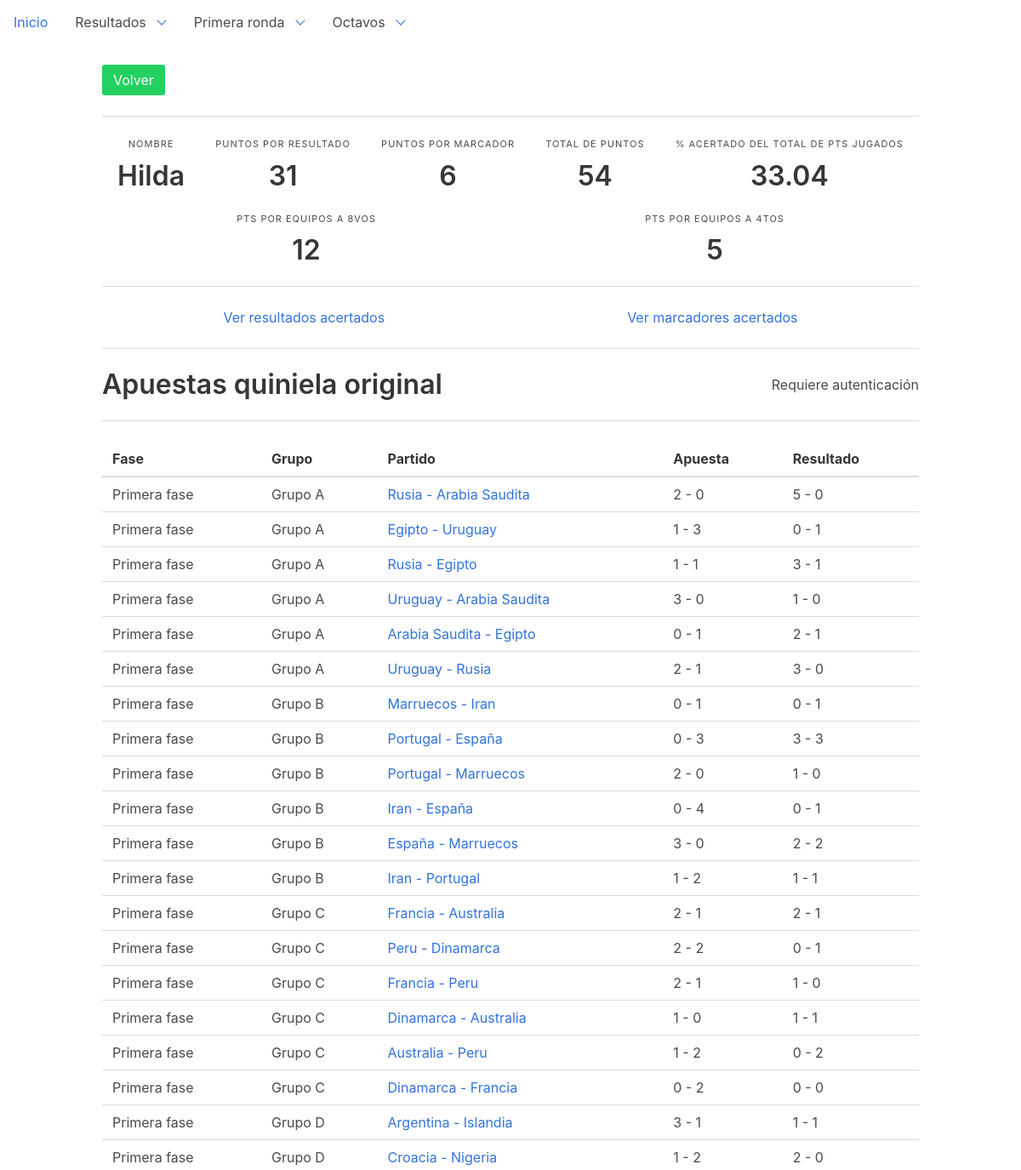
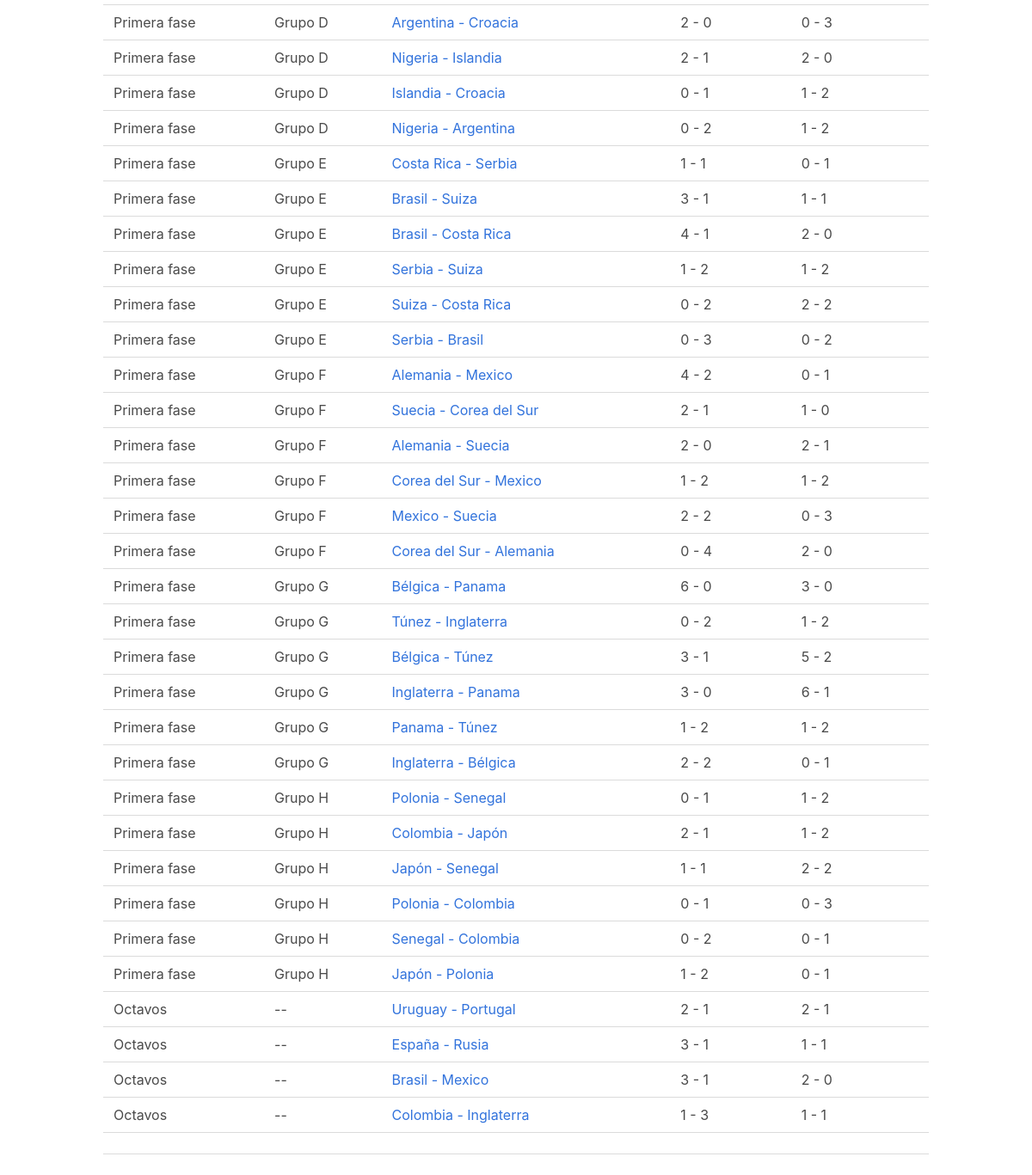
Before: /dashboard/gamblers/13 with the older database file (2 pictures, top to bottom).
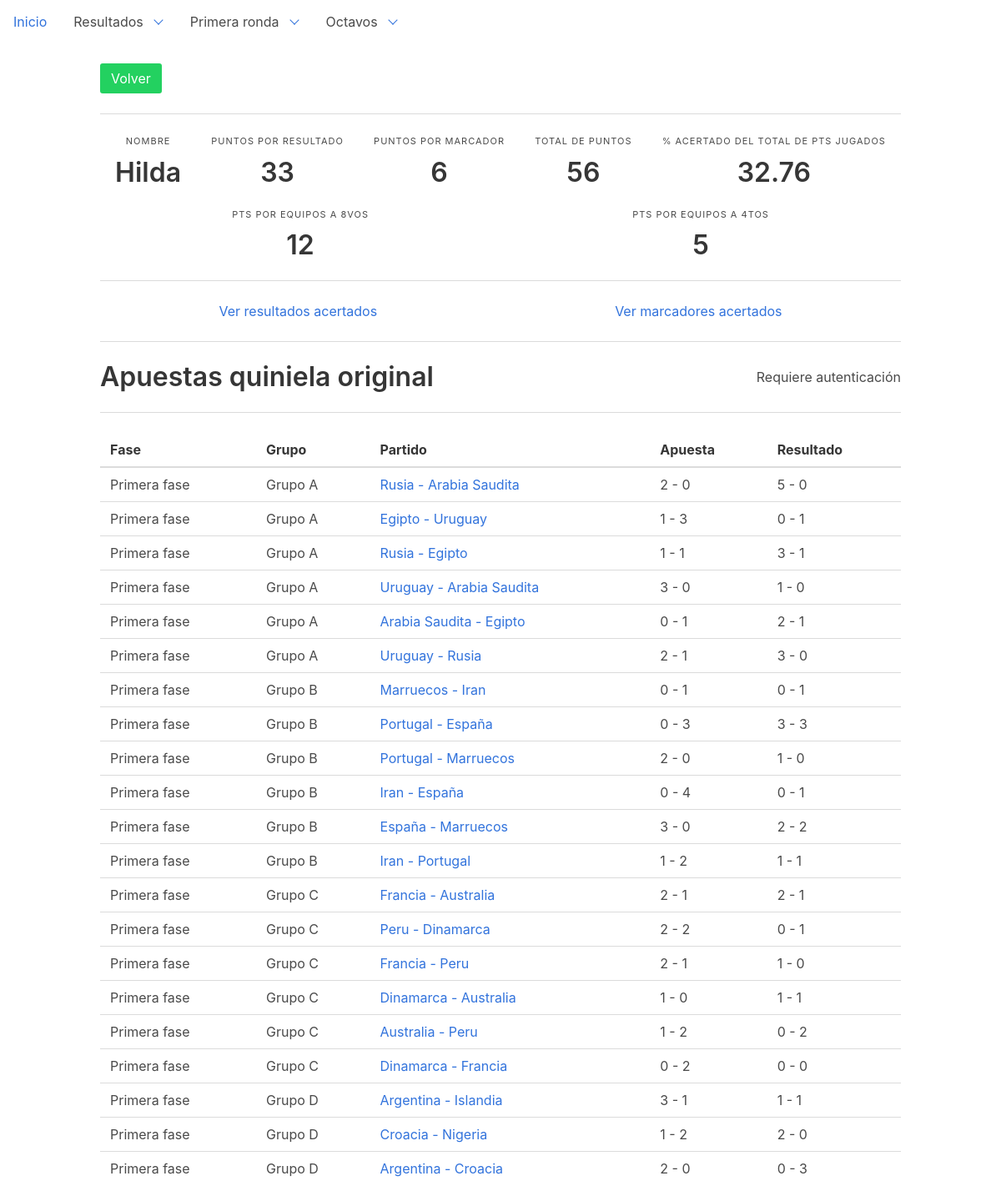
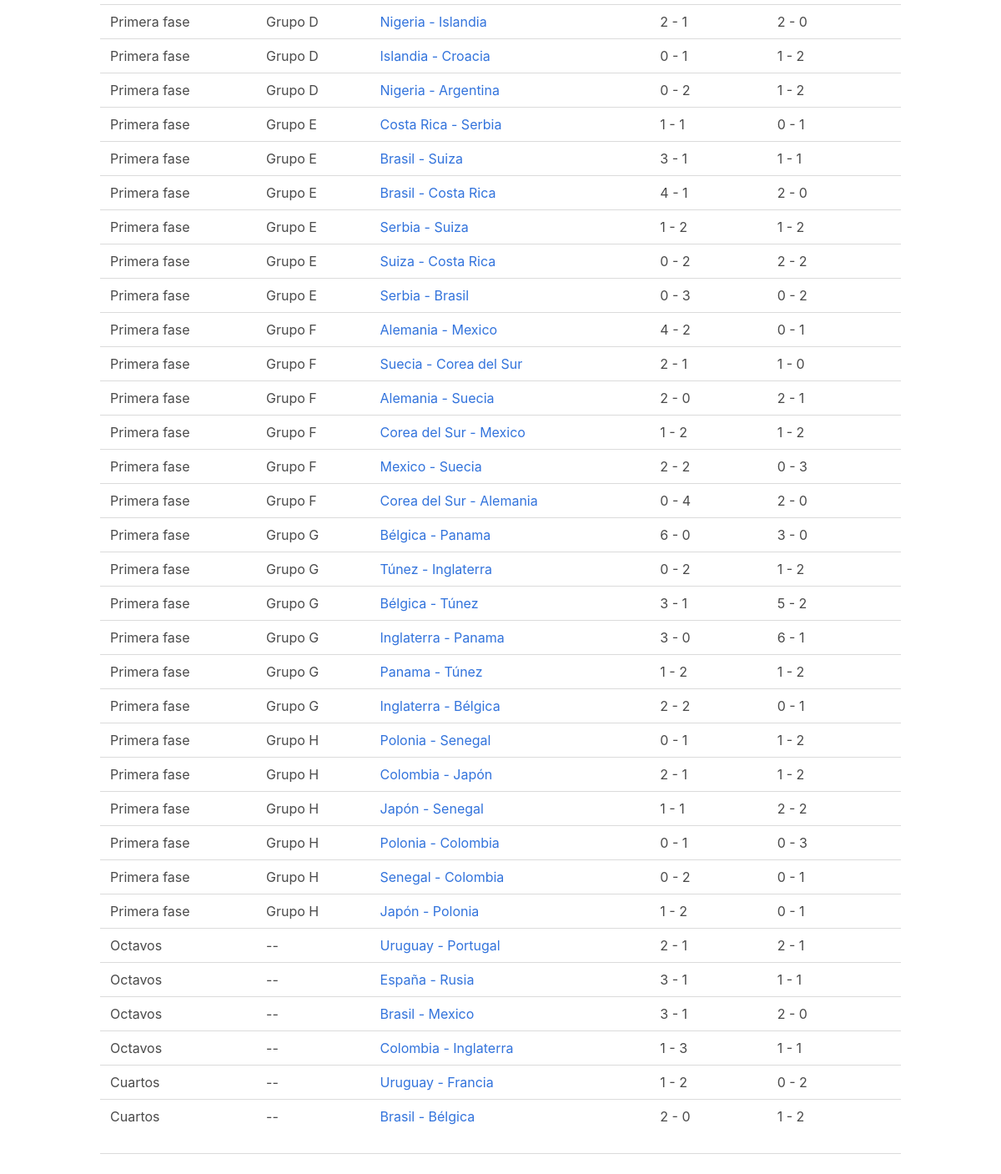
After: the same page with the newer database file (2 pictures, top to bottom).
### dashboard/models.py (models this page shows, shortened)
class Gambler(models.Model):
    name = models.CharField(max_length=48)
    points_result = models.IntegerField(default=0)
    points_score = models.IntegerField(default=0)
    points_result2 = models.IntegerField(default=0)
    points_score2 = models.IntegerField(default=0)
    points_8vo = models.IntegerField(default=0)
    points_4vo = models.IntegerField(default=0)
    points_semi = models.IntegerField(default=0)
    points_3er = models.IntegerField(default=0)
    points_final = models.IntegerField(default=0)
    points_4vo2 = models.IntegerField(default=0)
    points_semi2 = models.IntegerField(default=0)
    points_3er2 = models.IntegerField(default=0)
    points_final2 = models.IntegerField(default=0)
    def __str__(self):
        return self.name

class Bet(models.Model):
    source = models.ForeignKey('Gambler', on_delete=models.DO_NOTHING, verbose_name='Fuente')
    match = models.ForeignKey('Match', on_delete=models.DO_NOTHING, verbose_name='Partido de referencia')
    team1 = models.ForeignKey('Team', on_delete=models.DO_NOTHING, related_name='bteam1', default="2",
                              verbose_name='Equipo 1')
    team2 = models.ForeignKey('Team', on_delete=models.DO_NOTHING, related_name='bteam2', default="2",
                              verbose_name='Equipo 2')
    goals_team1 = models.IntegerField(default=0, verbose_name='Goles equipo 1')
    goals_team2 = models.IntegerField(default=0, verbose_name='Goles equipo 2')
    type = models.CharField(default="Original", max_length=32, null=True)
    checked = models.BooleanField(default=False)
    class Meta:
        ordering = ["source"]
        unique_together = (("source", "match", "type"),)
    def __str__(self):
        return self.source.name + ": " + self.team1.name + " - " + self.team2.name

class Match(models.Model):
    STAGE_CHOICES = (
        ('1', 'Primera fase'),
        ('2', 'Octavos'),
        ('3', 'Cuartos'),
        ('4', 'Semifinales'),
        ('5', 'Tercer lugar'),
        ('6', 'Finales'),
    )
    team1 = models.ForeignKey('Team', on_delete=models.DO_NOTHING, related_name='team1')
    team2 = models.ForeignKey('Team', on_delete=models.DO_NOTHING, related_name='team2')
    game_date = models.DateTimeField(null=True)
    stage = models.CharField(choices=STAGE_CHOICES, max_length=1, default='1')

class Team(models.Model):
    GROUP_CHOICES = (
        ('A', 'Grupo A'),
        ('B', 'Grupo B'),
        ('C', 'Grupo C'),
        ('D', 'Grupo D'),
        ('E', 'Grupo E'),
        ('F', 'Grupo F'),
        ('G', 'Grupo G'),
        ('H', 'Grupo H'),
    )
    group = models.CharField(choices=GROUP_CHOICES, max_length=1, null=True, default='A')
    name = models.CharField(max_length=32)
    code = models.CharField(max_length=32)
    cups = models.IntegerField(default=0)
    finals = models.IntegerField(default=0)
    semifinals = models.IntegerField(default=0)
    class Meta:
        ordering = ["name"]
    def __str__(self):
        return self.name

### dashboard/views.py (the view)
# urls.py: url(r'^gamblers/(?P<pk>\d+)$', views.GamblerDetailView.as_view(), name='gambler-detail'),
class GamblerDetailView(DetailView):
    model = Gambler

### dashboard/templatetags/custom_tags.py (called while the page is built)
@register.filter()
def total_points(value, arg):
    gambler = Gambler.objects.get(name=arg)
    points = gambler.points_semi + gambler.points_score + gambler.points_final + gambler.points_8vo+gambler.points_4vo + gambler.points_3er + gambler.points_result
    return str(points)

@register.filter()
def total_percentage(value, arg):
    gambler = Gambler.objects.get(name=arg)
    oficial_g = Gambler.objects.get(name="Oficial")
    bets = Bet.objects.filter(source=oficial_g)
    total_points_matches = len(bets) * 2
    points = 0
    for bet in bets:
        try:
            b = Bet.objects.get(match=bet.match, source=gambler, type="Original")
            if bet.goals_team1 == b.goals_team1 and bet.goals_team2 == b.goals_team2:
                points += 1
            if result_match(bet.source.name, bet.match,"") == result_match(b.source.name, b.match, b.type):
                points += 1
        except Bet.DoesNotExist:
            print(gambler)
            print(str(bet) + " Sin partido")
    return "{0:.2f}".format((points * 100)/total_points_matches)

@register.filter()
def result(value, arg):
    try:
        bet = Bet.objects.get(match=arg, source__name="Oficial", type="Original")
    except Bet.DoesNotExist:
        return 'Sin jugar'
    return str(bet.goals_team1) + " - " + str(bet.goals_team2)

### dashboard/views.py (called while the page is built)
def result_match(source, match, type):
    if len(type) == 0:
        bet = Bet.objects.get(source__name=source, match=match)
    else:
        bet = Bet.objects.get(source__name=source, match=match, type=type)
    if bet.goals_team1 > bet.goals_team2:
        return 'Team 1 won'
    if bet.goals_team1 == bet.goals_team2:
        return 'Draw'
    if bet.goals_team1 < bet.goals_team2:
        return 'Team 2 won'

### templates/dashboard/gambler_detail.html (shortened to what this page needs)
{% extends 'base.html' %}
{% load custom_tags %}
{% block content %}
    <a class="button is-success" href="{% url 'gambler-list' %}">Volver</a>
    <hr>
    <div class="level">
        <div class="level-item has-text-centered">
            <div>
                <p class="heading">Nombre</p>
                <p class="title">{{ gambler.name }}</p>
            </div>
        </div>
        <div class="level-item has-text-centered">
            <div>
                <p class="heading">Puntos por resultado</p>
                <p class="title">{{ gambler.points_result }}</p>
            </div>
        </div>
        <div class="level-item has-text-centered">
            <div>
                <p class="heading">Puntos por marcador</p>
                <p class="title">{{ gambler.points_score }}</p>
            </div>
        </div>
        <div class="level-item has-text-centered">
            <div>
                <p class="heading">Total de puntos</p>
                <p class="title"> {{ value|total_points:gambler.name }}</p>
            </div>
        </div>
        <div class="level-item has-text-centered">
            <div>
                <p class="heading">% acertado del total de pts jugados</p>
                <p class="title"> {{ value|total_percentage:gambler.name }}</p>
            </div>
        </div>
    </div>
    <div class="level">
        <div class="level-item has-text-centered">
            <div>
                <p class="heading">Pts por equipos a 8vos</p>
                <p class="title">{{ gambler.points_8vo }}</p>
            </div>
        </div>
        <div class="level-item has-text-centered">
            <div>
                <p class="heading">Pts por equipos a 4tos</p>
                <p class="title">{{ gambler.points_4vo }}</p>
            </div>
        </div>
    </div>
    <hr>
    <div class="level">
        <div class="level-item has-text-centered">
            <a href="{% url 'gambler-matches' gambler.pk %}">Ver resultados acertados</a>
        </div>
        <div class="level-item has-text-centered">
            <a href="{% url 'gambler-scores' gambler.pk %}">Ver marcadores acertados</a>
        </div>
    </div>
    <hr>
    <div class="level">
        <div>
            <p class="title">
                Apuestas quiniela original
            </p>
        </div>
        <br/>
        {% if user.is_authenticated %}
            <a class="button is-info is-pulled-right" href="{% url 'bet-create' %}">Nueva apuesta</a>
        {% else %}
            <p class="is-pulled-right">Requiere autenticación</p>
        {% endif %}
    </div>
    <hr>
    <div class="level">
        <table class="sortable">
            <thead>
            <tr>
                <th>Fase</th>
                <th>Grupo</th>
                <th>Partido</th>
                <th>Apuesta</th>
                <th>Resultado</th>
            </tr>
            </thead>
            <tbody>
            {% for bet in gambler.bet_set.all %}
                <tr>
                    {% if bet.type == "Original" %}
                        <td>{{ bet.match.get_stage_display }}</td>
                        {% if bet.match.stage == '1' %}
                            <td>{{ bet.team1.get_group_display }}</td>
                        {% else %}
                            <td> --</td>
                        {% endif %}
                        <td><a href="{% url 'bet-detail' bet.pk %}">{{ bet.team1 }} - {{ bet.team2 }}</a></td>
                        <td>{{ bet.goals_team1 }} - {{ bet.goals_team2 }}</td>
                        <td>{{ total|result:bet.match }}</td>
                    {% endif %}
                </tr>
            {% endfor %}
            </tbody>
        </table>
    </div>
    <hr>
{% endblock %}

### templates/base.html (shortened to what this page needs)
{% load static %}
<!DOCTYPE HTML PUBLIC "-//W3C//DTD HTML 4.01//EN">
<html lang="en">
<head>
    <link rel="stylesheet" href="{% static "css/bulma.min.css" %}">
</head>
<body>
{% include 'includes/nav.html' %}
<div class="container">
    <div class="content">
        <br>
        {% block content %}
        {% endblock %}
    </div>
</div>
</body>
</html>

### templates/includes/nav.html (shortened to what this page needs)
<nav class="navbar is-transparent">
    <div id="navbar-menu" class="navbar-menu">
        <div class="navbar-start">
            <a class="navbar-item" href="{% url 'index' %}">
                Inicio
            </a>
            <div class="navbar-item has-dropdown is-hoverable">
                <a class="navbar-link" href="#">
                    Resultados
                </a>
            </div>
            <div class="navbar-item has-dropdown is-hoverable">
                <a class="navbar-link" href="#">
                    Primera ronda
                </a>
            </div>
            <div class="navbar-item has-dropdown is-hoverable">
                <a class="navbar-link" href="#">
                    Octavos
                </a>
            </div>
        </div>
    </div>
</nav>

Changed rows visible on the page:
changed Gambler "Hilda": points_result "31" → "33"; name+points_semi+points_score "54" → "56"; name+id "33.04" → "32.76"
added Bet: match.stage "Cuartos", team1 "Uruguay", team2 "Francia", goals_team1 "1", goals_team2 "2", match.goals_team2 "0 - 2"
added Bet: match.stage "Cuartos", team1 "Brasil", team2 "Bélgica", goals_team1 "2", goals_team2 "0", match.goals_team2 "1 - 2"
